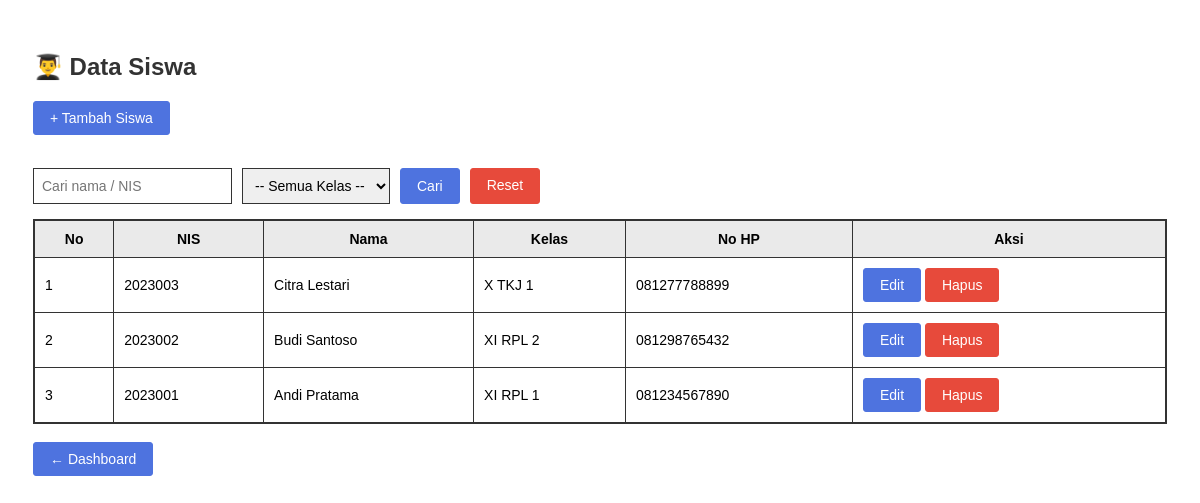
Page /siswa/index.php (signed in) on the earlier database version.
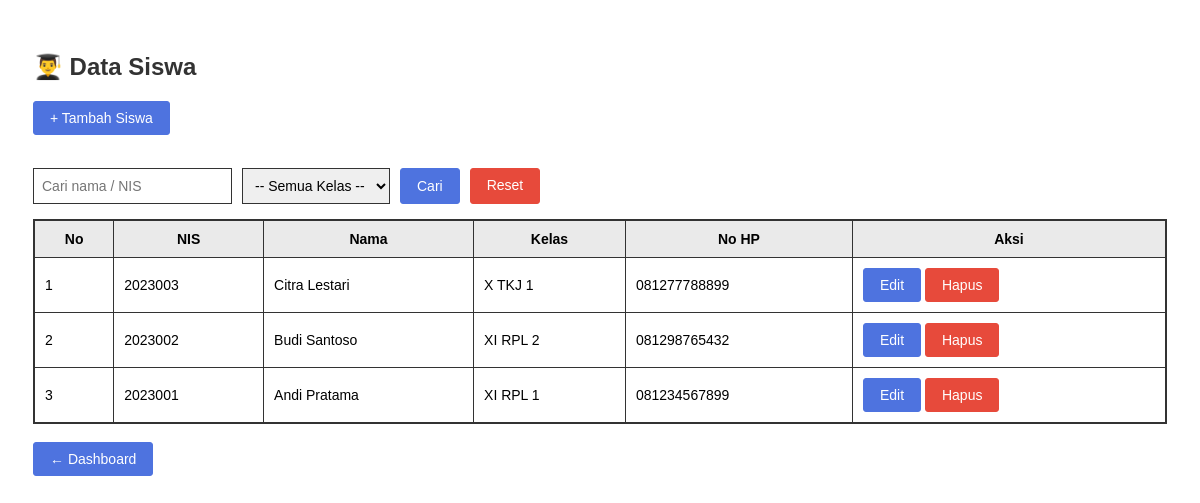
Same page on the later database version.
### tables this page shows
CREATE TABLE `siswa` (
  `id_siswa` int NOT NULL,
  `nis` varchar(20) NOT NULL,
  `nama` varchar(100) NOT NULL,
  `kelas` varchar(20) DEFAULT NULL,
  `no_hp` varchar(20) DEFAULT NULL
);

### siswa/index.php (the view, shortened to what this page needs)
<?php
include "../database/koneksi.php";
$sql = "SELECT * FROM siswa";
$sql .= " ORDER BY id_siswa DESC";
$data = mysqli_query($koneksi, $sql);
?>
<!DOCTYPE html>
<html lang="id">
<head>
    <link rel="stylesheet" href="../assets/css/siswa.css">
</head>
<body>
<div class="container">
<h2>👨‍🎓 Data Siswa</h2>
<a href="create.php" class="btn">+ Tambah Siswa</a>
<br><br>
<form method="get" class="filter-box">
    <input type="text" name="q" placeholder="Cari nama / NIS"
           value="<?= isset($_GET['q']) ? htmlspecialchars($_GET['q']) : '' ?>">
    <select name="kelas">
        <option value="">-- Semua Kelas --</option>
    </select>
    <button type="submit" class="btn">Cari</button>
    <a href="index.php" class="btn btn-danger">Reset</a>
</form>
<table class="table">
<tr>
    <th>No</th>
    <th>NIS</th>
    <th>Nama</th>
    <th>Kelas</th>
    <th>No HP</th>
    <th>Aksi</th>
</tr>
<?php $no=1; while($row=mysqli_fetch_assoc($data)): ?>
<tr>
    <td><?= $no++ ?></td>
    <td><?= $row['nis'] ?></td>
    <td><?= $row['nama'] ?></td>
    <td><?= $row['kelas'] ?></td>
    <td><?= $row['no_hp'] ?></td>
    <td>
        <a href="edit.php?id=<?= $row['id_siswa'] ?>" class="btn">Edit</a>
        <a href="delete.php?id=<?= $row['id_siswa'] ?>"
           onclick="return confirm('Yakin hapus siswa ini?')"
           class="btn btn-danger">
           Hapus
        </a>
    </td>
</tr>
<?php endwhile; ?>
</table>
<br>
<a href="../dashboard.php" class="btn">← Dashboard</a>
</div>
</body>
</html>

Differences in the rows shown:
changed siswa "Andi Pratama": no_hp "081234567890" → "081234567899"
